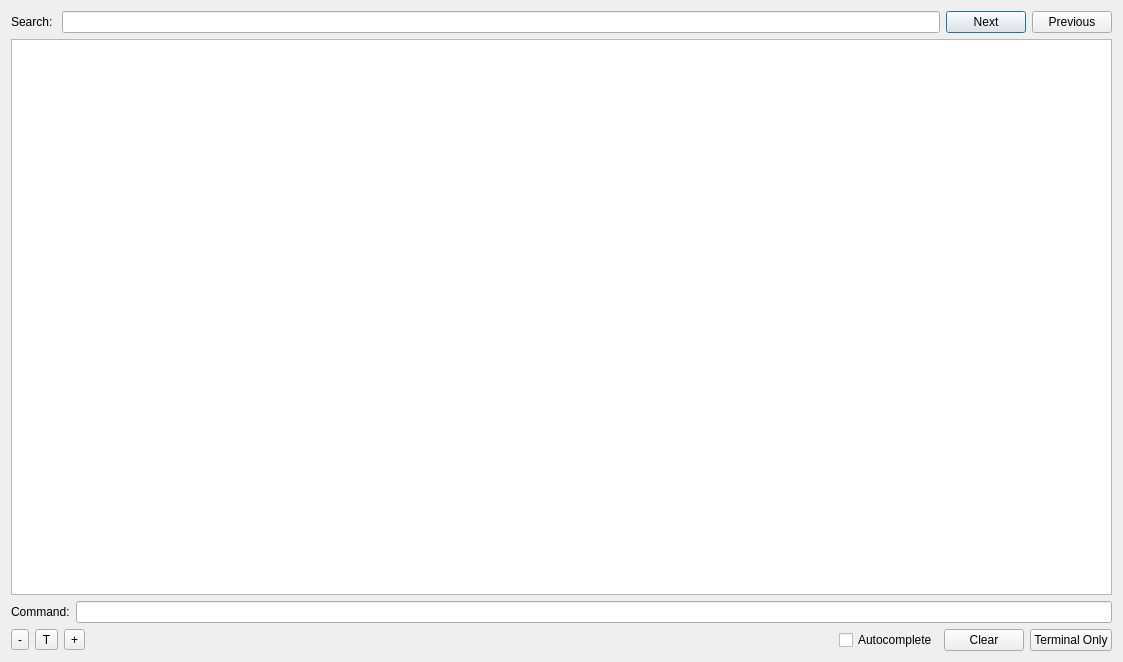
<?xml version="1.0" encoding="UTF-8"?>
<ui version="4.0">
 <class>ConsoleDialog</class>
 <widget class="QDialog" name="ConsoleDialog">
  <property name="geometry">
   <rect>
    <x>0</x>
    <y>0</y>
    <width>1123</width>
    <height>662</height>
   </rect>
  </property>
  <property name="windowTitle">
   <string>Dialog</string>
  </property>
  <layout class="QVBoxLayout" name="verticalLayout">
   <item>
    <widget class="QWidget" name="searchArea" native="true">
     <layout class="QHBoxLayout" name="horizontalLayout">
      <property name="leftMargin">
       <number>0</number>
      </property>
      <property name="topMargin">
       <number>0</number>
      </property>
      <property name="rightMargin">
       <number>0</number>
      </property>
      <property name="bottomMargin">
       <number>0</number>
      </property>
      <item>
       <widget class="QLabel" name="label_2">
        <property name="text">
         <string>Search: </string>
        </property>
       </widget>
      </item>
      <item>
       <widget class="QLineEdit" name="searchEditor"/>
      </item>
      <item>
       <widget class="QPushButton" name="nextButton">
        <property name="text">
         <string>Next</string>
        </property>
       </widget>
      </item>
      <item>
       <widget class="QPushButton" name="prevButton">
        <property name="text">
         <string>Previous</string>
        </property>
       </widget>
      </item>
     </layout>
    </widget>
   </item>
   <item>
    <widget class="QPlainTextEdit" name="consoleEditor"/>
   </item>
   <item>
    <widget class="QWidget" name="commandArea" native="true">
     <layout class="QHBoxLayout" name="horizontalLayout_2">
      <property name="leftMargin">
       <number>0</number>
      </property>
      <property name="topMargin">
       <number>0</number>
      </property>
      <property name="rightMargin">
       <number>0</number>
      </property>
      <property name="bottomMargin">
       <number>0</number>
      </property>
      <item>
       <widget class="QLabel" name="label">
        <property name="text">
         <string>Command:</string>
        </property>
       </widget>
      </item>
      <item>
       <widget class="QLineEdit" name="commandEditor"/>
      </item>
     </layout>
    </widget>
   </item>
   <item>
    <widget class="QWidget" name="footerArea" native="true">
     <layout class="QHBoxLayout" name="horizontalLayout_4">
      <property name="leftMargin">
       <number>0</number>
      </property>
      <property name="topMargin">
       <number>0</number>
      </property>
      <property name="rightMargin">
       <number>0</number>
      </property>
      <property name="bottomMargin">
       <number>0</number>
      </property>
      <item>
       <widget class="QWidget" name="fontEditorArea" native="true">
        <layout class="QHBoxLayout" name="horizontalLayout_3">
         <property name="leftMargin">
          <number>0</number>
         </property>
         <property name="topMargin">
          <number>0</number>
         </property>
         <property name="rightMargin">
          <number>0</number>
         </property>
         <property name="bottomMargin">
          <number>0</number>
         </property>
         <item>
          <widget class="QToolButton" name="decreaseFontSzBtn">
           <property name="text">
            <string>-</string>
           </property>
          </widget>
         </item>
         <item>
          <widget class="QToolButton" name="changeFontButton">
           <property name="text">
            <string>T</string>
           </property>
          </widget>
         </item>
         <item>
          <widget class="QToolButton" name="increaseFontSzBtn">
           <property name="text">
            <string>+</string>
           </property>
          </widget>
         </item>
        </layout>
       </widget>
      </item>
      <item>
       <spacer name="horizontalSpacer">
        <property name="orientation">
         <enum>Qt::Horizontal</enum>
        </property>
        <property name="sizeHint" stdset="0">
         <size>
          <width>40</width>
          <height>20</height>
         </size>
        </property>
       </spacer>
      </item>
      <item>
       <widget class="QCheckBox" name="autocomplChBox">
        <property name="text">
         <string>Autocomplete</string>
        </property>
       </widget>
      </item>
      <item>
       <widget class="QPushButton" name="cleanButton">
        <property name="text">
         <string>Clear</string>
        </property>
       </widget>
      </item>
      <item>
       <widget class="QPushButton" name="fullScreenButton">
        <property name="text">
         <string>Terminal Only</string>
        </property>
       </widget>
      </item>
     </layout>
    </widget>
   </item>
  </layout>
 </widget>
 <resources/>
 <connections/>
</ui>
